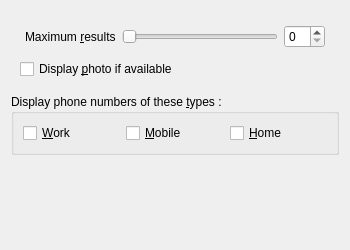
<?xml version="1.0" encoding="UTF-8"?>
<ui version="4.0">
 <class>DlgAddressBookBase</class>
 <widget class="QWidget" name="DlgAddressBookBase">
  <property name="geometry">
   <rect>
    <x>0</x>
    <y>0</y>
    <width>350</width>
    <height>250</height>
   </rect>
  </property>
  <property name="windowTitle">
   <string>Form</string>
  </property>
  <layout class="QVBoxLayout" name="verticalLayout">
   <item>
    <widget class="QWidget" name="widget_configAddressBookGeneral" native="true">
     <layout class="QVBoxLayout" name="verticalLayout_2">
      <item>
       <widget class="QWidget" name="widget_maxResults" native="true">
        <layout class="QHBoxLayout" name="horizontalLayout_4">
         <property name="spacing">
          <number>-1</number>
         </property>
         <property name="margin">
          <number>5</number>
         </property>
         <item>
          <widget class="QLabel" name="label_maxResults">
           <property name="text">
            <string>Maximum &amp;results</string>
           </property>
           <property name="buddy">
            <cstring>horizontalSlider_maxResults</cstring>
           </property>
          </widget>
         </item>
         <item>
          <widget class="QSlider" name="horizontalSlider_maxResults">
           <property name="sizePolicy">
            <sizepolicy hsizetype="Expanding" vsizetype="Fixed">
             <horstretch>0</horstretch>
             <verstretch>0</verstretch>
            </sizepolicy>
           </property>
           <property name="minimum">
            <number>25</number>
           </property>
           <property name="maximum">
            <number>50</number>
           </property>
           <property name="orientation">
            <enum>Qt::Horizontal</enum>
           </property>
          </widget>
         </item>
         <item>
          <widget class="KIntSpinBox" name="kcfg_maxResults"/>
         </item>
        </layout>
       </widget>
      </item>
      <item>
       <widget class="QCheckBox" name="kcfg_displayPhoto">
        <property name="text">
         <string>Display &amp;photo if available</string>
        </property>
       </widget>
      </item>
     </layout>
    </widget>
   </item>
   <item>
    <widget class="QGroupBox" name="groupBox_displayTypes">
     <property name="title">
      <string>Display phone numbers of these &amp;types :</string>
     </property>
     <layout class="QHBoxLayout" name="horizontalLayout_7">
      <item>
       <widget class="QCheckBox" name="kcfg_business">
        <property name="text">
         <string>&amp;Work</string>
        </property>
       </widget>
      </item>
      <item>
       <widget class="QCheckBox" name="kcfg_mobile">
        <property name="text">
         <string>&amp;Mobile</string>
        </property>
       </widget>
      </item>
      <item>
       <widget class="QCheckBox" name="kcfg_home">
        <property name="text">
         <string>&amp;Home</string>
        </property>
       </widget>
      </item>
     </layout>
    </widget>
   </item>
   <item>
    <spacer name="verticalSpacer_configAddressBook">
     <property name="orientation">
      <enum>Qt::Vertical</enum>
     </property>
     <property name="sizeHint" stdset="0">
      <size>
       <width>20</width>
       <height>72</height>
      </size>
     </property>
    </spacer>
   </item>
  </layout>
 </widget>
 <customwidgets>
  <customwidget>
   <class>KIntSpinBox</class>
   <extends>QSpinBox</extends>
   <header>knuminput.h</header>
  </customwidget>
 </customwidgets>
 <resources/>
 <connections>
  <connection>
   <sender>horizontalSlider_maxResults</sender>
   <signal>valueChanged(int)</signal>
   <receiver>kcfg_maxResults</receiver>
   <slot>setValue(int)</slot>
   <hints>
    <hint type="sourcelabel">
     <x>223</x>
     <y>35</y>
    </hint>
    <hint type="destinationlabel">
     <x>301</x>
     <y>33</y>
    </hint>
   </hints>
  </connection>
  <connection>
   <sender>kcfg_maxResults</sender>
   <signal>valueChanged(int)</signal>
   <receiver>horizontalSlider_maxResults</receiver>
   <slot>setValue(int)</slot>
   <hints>
    <hint type="sourcelabel">
     <x>294</x>
     <y>36</y>
    </hint>
    <hint type="destinationlabel">
     <x>215</x>
     <y>33</y>
    </hint>
   </hints>
  </connection>
 </connections>
</ui>
